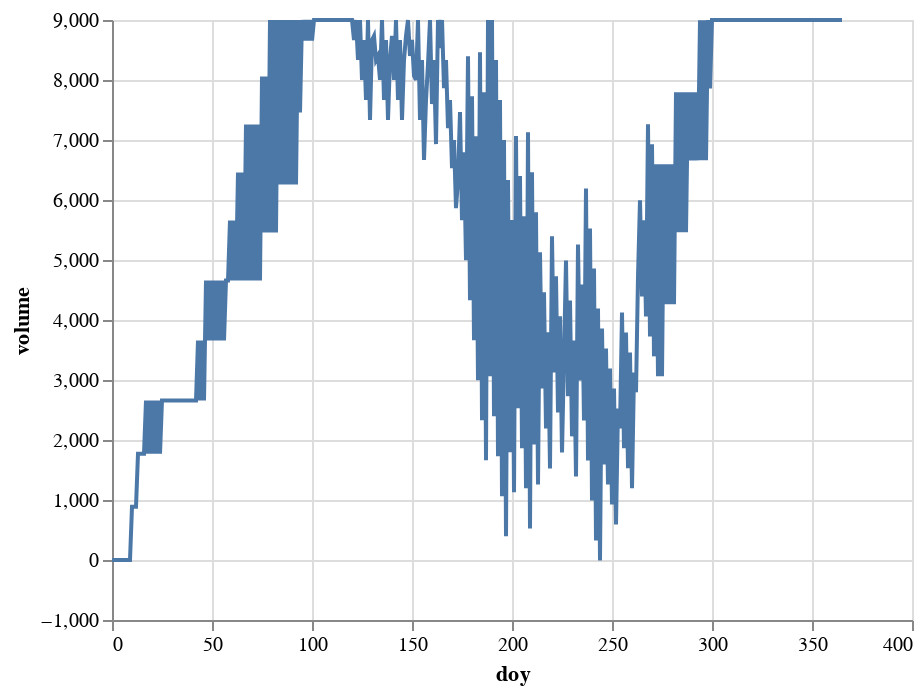

Notebook code for this chart:
### Markdown cell above
On arrive à la valeur de 12 mètres cubes. 

Montrons l'évolution du volume d'une cuve de 12 m3

### Code cell
cuve=[0]
vmax = 9000
for index in range(len(df)):
        cuve.append(cuve[index-1] + df['apportsTotaux'].iloc[index] - df['besoinsTotaux'].iloc[index])
        if cuve[index] > vmax:
                cuve[index] = vmax

dcuve = pd.DataFrame(list(zip(range(len(cuve)), cuve)), 
                     index = range(len(cuve)),
                     columns=['doy', 'volume'])

alt.Chart(dcuve).mark_line().encode(
        x='doy',
        y='volume'
)

### Figure 1 — Vega-Lite specification as saved in the notebook (floating-point values rounded to 4 significant figures; data arrays with more than 128 entries replaced by an {"elided": "..."} marker saying what was removed)
{"config": {"view": {"continuousWidth": 400, "continuousHeight": 300}}, "data": {"name": "data-d8f2954805dad5d42d3095cf1004522e"}, "mark": "line", "encoding": {"x": {"field": "doy", "type": "quantitative"}, "y": {"field": "volume", "type": "quantitative"}}, "$schema": "https://vega.github.io/schema/vega-lite/v4.17.0.json", "datasets": {"data-d8f2954805dad5d42d3095cf1004522e": {"elided": "366 records"}}}
